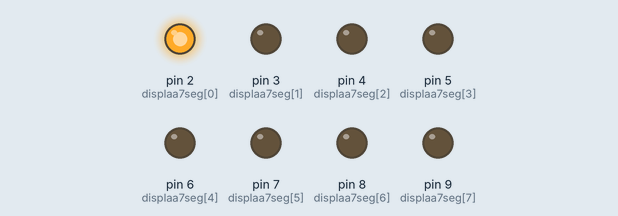
The sketch below on a simulated Arduino Uno, built with avr-gcc and run on an emulated ATmega328P. On the bench: output pins drawn as LEDs (lit = HIGH). At 5.5 s the program stops and its outputs stay as they are.

Above: at 0.1 s.
At 0.6 s:
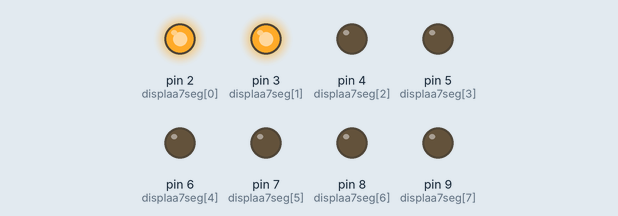
At 1.6 s:
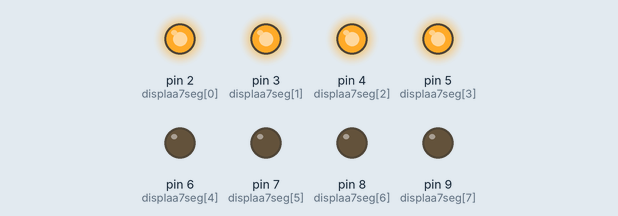
At 2.6 s:
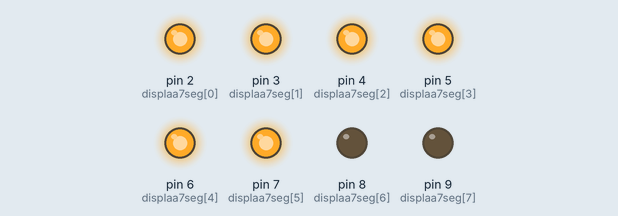
At 3.6 s:
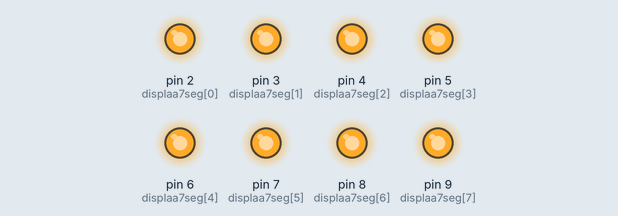
At 4.6 s:
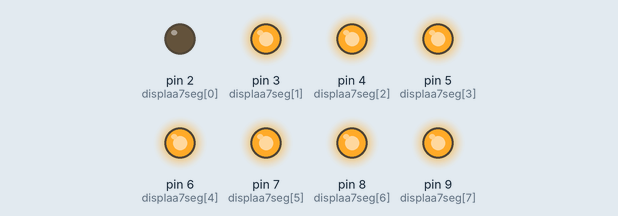
Timing chart, 0 to 6.1 s (numbered marks = the images above):
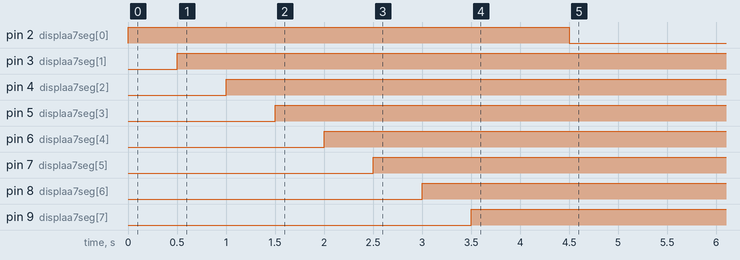

The sketch:

display7segmentos.ino
```cpp
//int uma[]     = {0,1,1,0,0,0,0,0};
//int dois[]   = {1,1,0,1,1,0,1,0};
//int tres[]   = {1,1,1,1,0,0,1,0};
//int quatro[] = {0,1,1,0,0,1,1,0};
//int cinco[]  = {1,0,1,1,0,1,1,0};
//int seis[]   = {1,0,1,1,1,1,1,0};
//int sete[]   = {1,1,1,0,0,0,0,0};
//int oito[]   = {1,1,1,1,1,1,1,0};
//int nove[]   = {1,1,1,1,0,1,1,0};
//int zero[]   = {1,1,1,1,1,1,0,0};

int displaa7seg[8] = {2,3,4,5,6,7,8,9};


void setup() {
  // put your setup code here, to run once:

  int x;
  for (x = 0; x <= 7; x = x +1){
  pinMode (displaa7seg[x], OUTPUT);
  }
}

void loop() {
  // put your main code here, to run repeatedly:

  int numeroleds;

  for(numeroleds = 0; numeroleds <=8; numeroleds = numeroleds + 1) {
  digitalWrite (displaa7seg[numeroleds], HIGH);
  delay (500);
  }

  for(numeroleds = 0; numeroleds <=8; numeroleds = numeroleds - 0) {
  digitalWrite (displaa7seg[numeroleds], LOW);
  delay (500);
  }

}
```

Measured:
- by itself, pin 2 (displaa7seg[0]): LOW → HIGH at 0.00 s, → LOW 4.5 s later
- by itself, pin 3 (displaa7seg[1]): LOW → HIGH at 0.50 s
- by itself, pin 4 (displaa7seg[2]): LOW → HIGH at 1.0 s
- by itself, pin 5 (displaa7seg[3]): LOW → HIGH at 1.5 s
- by itself, pin 6 (displaa7seg[4]): LOW → HIGH at 2.0 s
- by itself, pin 7 (displaa7seg[5]): LOW → HIGH at 2.5 s
- by itself, pin 8 (displaa7seg[6]): LOW → HIGH at 3.0 s
- by itself, pin 9 (displaa7seg[7]): LOW → HIGH at 3.5 s
